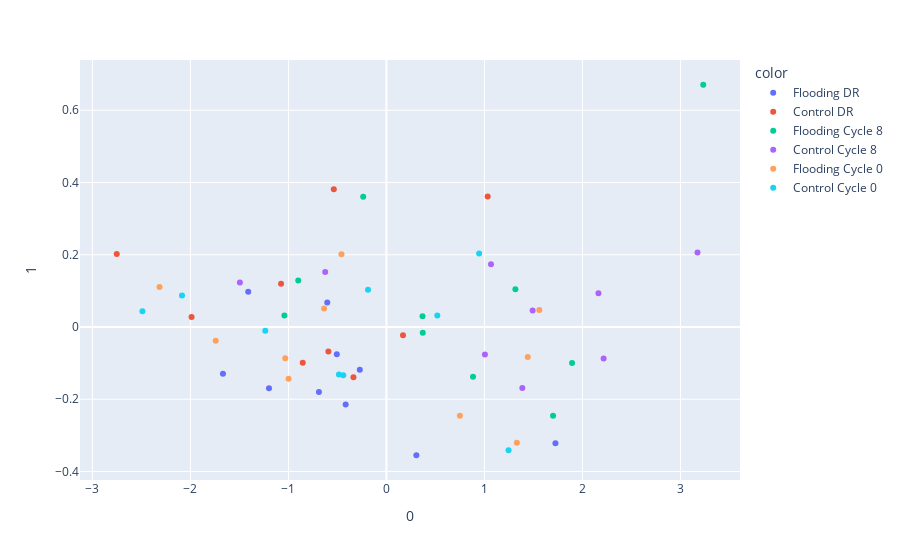
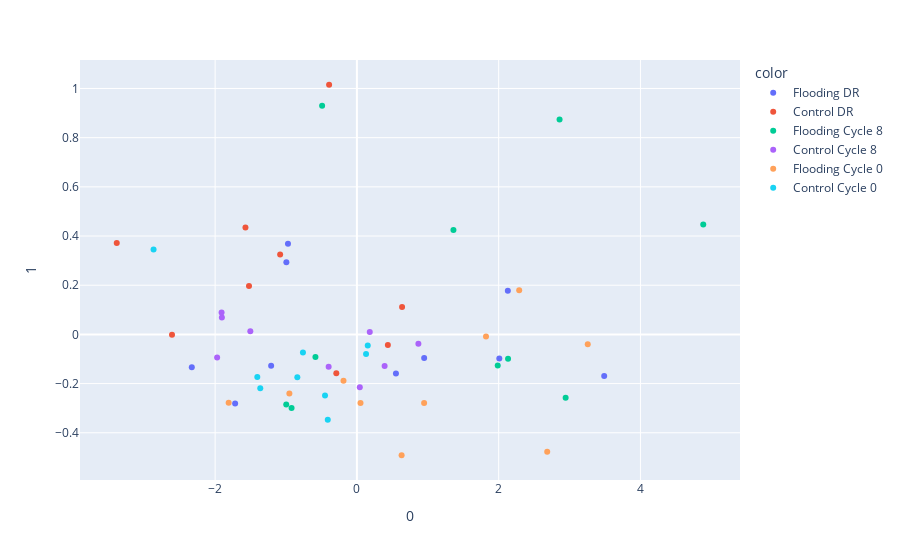
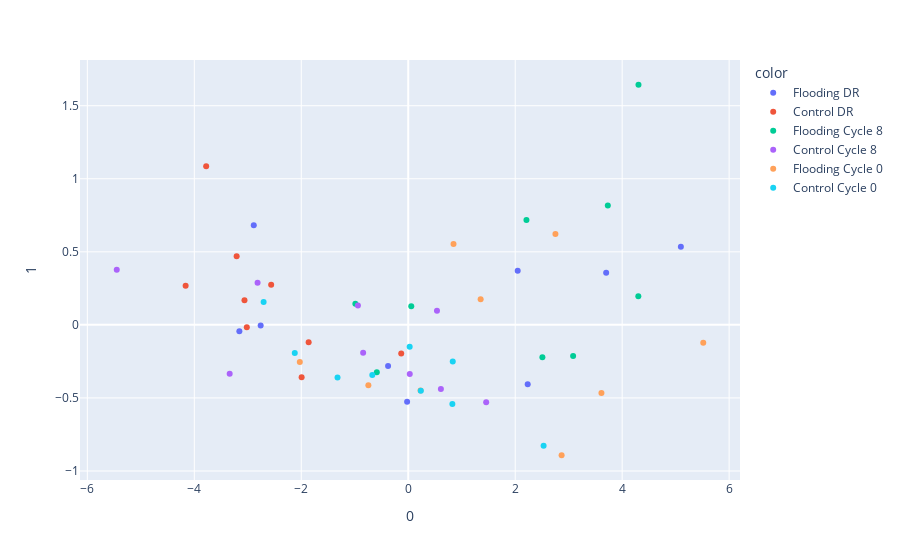
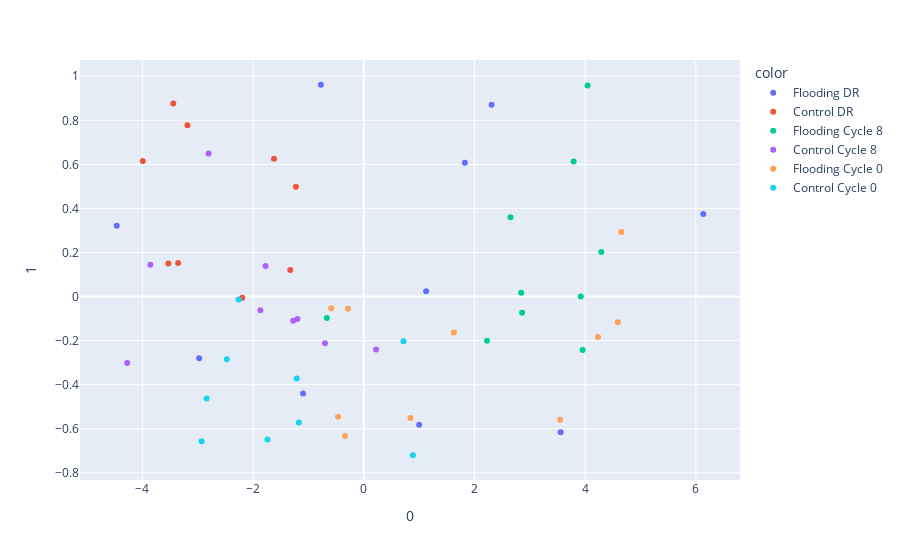

Source (notebook cell) for these figures, in order:
### Code cell
for days in uniqe:
    df_small=create_small_table(df_big,days)
    df_small.dropna(axis=1,thresh= 4, inplace=True)
    df_small.dropna(axis=0, inplace=True)
    col=df_small.columns.drop(['group','Leaf WP (MPa)','WUE'])
    try: 
        col=col.columns.drop('FvFm')
    except:
        print ('FvFm wasnt mesured')
    X = df_small[col]
    print (days, list(col))
    try:
        pca = PCA(n_components=2)
        components = pca.fit_transform(X)
        fig = px.scatter(components, x=0, y=1, color=df_small['group'])
        fig.show()
    except:
        print ('one paramater')

### Figure 1 — Plotly figure (JSON) as saved in the notebook; plotly's stock layout.template omitted (floating-point values rounded to 4 significant figures)
{"data": [{"hovertemplate": "color=Flooding DR<br>0=%{x}<br>1=%{y}<extra></extra>", "legendgroup": "Flooding DR", "marker": {"color": "#636efa", "symbol": "circle"}, "mode": "markers", "name": "Flooding DR", "orientation": "v", "showlegend": true, "type": "scatter", "x": [-1.668, -1.41, -0.2715, 1.724, -0.4158, -0.6887, 0.3055, -0.6037, -0.506, -1.198], "xaxis": "x", "y": [-0.1292, 0.0978, -0.1181, -0.3219, -0.2148, -0.1801, -0.355, 0.06803, -0.07516, -0.1693], "yaxis": "y"}, {"hovertemplate": "color=Control DR<br>0=%{x}<br>1=%{y}<extra></extra>", "legendgroup": "Control DR", "marker": {"color": "#EF553B", "symbol": "circle"}, "mode": "markers", "name": "Control DR", "orientation": "v", "showlegend": true, "type": "scatter", "x": [-1.075, -2.751, -1.988, -0.5369, 1.033, 0.1692, -0.592, -0.3365, -0.8537], "xaxis": "x", "y": [0.1201, 0.2018, 0.02773, 0.3811, 0.3609, -0.0231, -0.0681, -0.1389, -0.09866], "yaxis": "y"}, {"hovertemplate": "color=Flooding Cycle 8<br>0=%{x}<br>1=%{y}<extra></extra>", "legendgroup": "Flooding Cycle 8", "marker": {"color": "#00cc96", "symbol": "circle"}, "mode": "markers", "name": "Flooding Cycle 8", "orientation": "v", "showlegend": true, "type": "scatter", "x": [1.894, -0.8998, 3.233, 0.3684, 1.7, -1.041, -0.2369, 0.8837, 0.3709, 1.316], "xaxis": "x", "y": [-0.09968, 0.129, 0.6706, 0.03001, -0.2457, 0.03176, 0.3605, -0.1376, -0.01588, 0.1047], "yaxis": "y"}, {"hovertemplate": "color=Control Cycle 8<br>0=%{x}<br>1=%{y}<extra></extra>", "legendgroup": "Control Cycle 8", "marker": {"color": "#ab63fa", "symbol": "circle"}, "mode": "markers", "name": "Control Cycle 8", "orientation": "v", "showlegend": true, "type": "scatter", "x": [1.067, 1.387, 3.174, 1.005, 1.492, 2.163, -1.495, -0.6247, 2.216], "xaxis": "x", "y": [0.1737, -0.1692, 0.2061, -0.07635, 0.04574, 0.09345, 0.1233, 0.1522, -0.08702], "yaxis": "y"}, {"hovertemplate": "color=Flooding Cycle 0<br>0=%{x}<br>1=%{y}<extra></extra>", "legendgroup": "Flooding Cycle 0", "marker": {"color": "#FFA15A", "symbol": "circle"}, "mode": "markers", "name": "Flooding Cycle 0", "orientation": "v", "showlegend": true, "type": "scatter", "x": [-2.315, -1.032, -1.741, 1.331, 1.442, 0.7496, 1.56, -0.9987, -0.6364, -0.4587], "xaxis": "x", "y": [0.1105, -0.08676, -0.03826, -0.3206, -0.08339, -0.2456, 0.04693, -0.1431, 0.0514, 0.2017], "yaxis": "y"}, {"hovertemplate": "color=Control Cycle 0<br>0=%{x}<br>1=%{y}<extra></extra>", "legendgroup": "Control Cycle 0", "marker": {"color": "#19d3f3", "symbol": "circle"}, "mode": "markers", "name": "Control Cycle 0", "orientation": "v", "showlegend": true, "type": "scatter", "x": [-0.4845, -0.1877, -2.49, -2.086, 1.246, 0.946, -1.236, 0.5194, -0.4401], "xaxis": "x", "y": [-0.1312, 0.1029, 0.04331, 0.08732, -0.3413, 0.2036, -0.0104, 0.03196, -0.1337], "yaxis": "y"}], "layout": {"legend": {"title": {"text": "color"}, "tracegroupgap": 0}, "margin": {"t": 60}, "xaxis": {"anchor": "y", "domain": [0, 1], "title": {"text": "0"}}, "yaxis": {"anchor": "x", "domain": [0, 1], "title": {"text": "1"}}}}

### Figure 2 — Plotly figure (JSON) as saved in the notebook; plotly's stock layout.template omitted (floating-point values rounded to 4 significant figures)
{"data": [{"hovertemplate": "color=Flooding DR<br>0=%{x}<br>1=%{y}<extra></extra>", "legendgroup": "Flooding DR", "marker": {"color": "#636efa", "symbol": "circle"}, "mode": "markers", "name": "Flooding DR", "orientation": "v", "showlegend": true, "type": "scatter", "x": [3.489, 0.9488, 2.129, 2.009, 0.5505, -1.718, -0.9724, -0.9952, -1.21, -2.329], "xaxis": "x", "y": [-0.1689, -0.09592, 0.1771, -0.09786, -0.1587, -0.2806, 0.3689, 0.2938, -0.1274, -0.134], "yaxis": "y"}, {"hovertemplate": "color=Control DR<br>0=%{x}<br>1=%{y}<extra></extra>", "legendgroup": "Control DR", "marker": {"color": "#EF553B", "symbol": "circle"}, "mode": "markers", "name": "Control DR", "orientation": "v", "showlegend": true, "type": "scatter", "x": [-1.572, -3.388, -2.608, -1.083, 0.6374, -0.3922, 0.4368, -1.522, -0.2905], "xaxis": "x", "y": [0.435, 0.3716, -0.001917, 0.3244, 0.1115, 1.015, -0.04355, 0.1973, -0.1579], "yaxis": "y"}, {"hovertemplate": "color=Flooding Cycle 8<br>0=%{x}<br>1=%{y}<extra></extra>", "legendgroup": "Flooding Cycle 8", "marker": {"color": "#00cc96", "symbol": "circle"}, "mode": "markers", "name": "Flooding Cycle 8", "orientation": "v", "showlegend": true, "type": "scatter", "x": [1.362, 2.859, 4.886, -0.491, 2.945, -0.585, 1.987, -0.9218, -0.997, 2.132], "xaxis": "x", "y": [0.4248, 0.8739, 0.4473, 0.9295, -0.2581, -0.09176, -0.127, -0.2996, -0.2852, -0.09911], "yaxis": "y"}, {"hovertemplate": "color=Control Cycle 8<br>0=%{x}<br>1=%{y}<extra></extra>", "legendgroup": "Control Cycle 8", "marker": {"color": "#ab63fa", "symbol": "circle"}, "mode": "markers", "name": "Control Cycle 8", "orientation": "v", "showlegend": true, "type": "scatter", "x": [0.391, 0.04075, -1.503, -1.972, -1.905, 0.8674, -0.3987, -1.909, 0.1815], "xaxis": "x", "y": [-0.129, -0.2145, 0.01259, -0.09375, 0.06902, -0.03769, -0.1319, 0.08868, 0.009889], "yaxis": "y"}, {"hovertemplate": "color=Flooding Cycle 0<br>0=%{x}<br>1=%{y}<extra></extra>", "legendgroup": "Flooding Cycle 0", "marker": {"color": "#FFA15A", "symbol": "circle"}, "mode": "markers", "name": "Flooding Cycle 0", "orientation": "v", "showlegend": true, "type": "scatter", "x": [-0.1891, -1.809, 0.05075, 0.948, 2.289, 0.6307, 2.685, -0.9529, 3.257, 1.821], "xaxis": "x", "y": [-0.188, -0.2776, -0.2794, -0.2795, 0.1797, -0.4914, -0.4771, -0.2403, -0.03988, -0.008243], "yaxis": "y"}, {"hovertemplate": "color=Control Cycle 0<br>0=%{x}<br>1=%{y}<extra></extra>", "legendgroup": "Control Cycle 0", "marker": {"color": "#19d3f3", "symbol": "circle"}, "mode": "markers", "name": "Control Cycle 0", "orientation": "v", "showlegend": true, "type": "scatter", "x": [-0.8405, -0.4498, 0.129, -0.4109, -1.363, -0.7614, 0.1528, -1.405, -2.869], "xaxis": "x", "y": [-0.1743, -0.2483, -0.0793, -0.347, -0.2194, -0.07338, -0.04471, -0.1728, 0.345], "yaxis": "y"}], "layout": {"legend": {"title": {"text": "color"}, "tracegroupgap": 0}, "margin": {"t": 60}, "xaxis": {"anchor": "y", "domain": [0, 1], "title": {"text": "0"}}, "yaxis": {"anchor": "x", "domain": [0, 1], "title": {"text": "1"}}}}

### Figure 3 — Plotly figure (JSON) as saved in the notebook; plotly's stock layout.template omitted (floating-point values rounded to 4 significant figures)
{"data": [{"hovertemplate": "color=Flooding DR<br>0=%{x}<br>1=%{y}<extra></extra>", "legendgroup": "Flooding DR", "marker": {"color": "#636efa", "symbol": "circle"}, "mode": "markers", "name": "Flooding DR", "orientation": "v", "showlegend": true, "type": "scatter", "x": [5.097, 2.234, 3.701, -0.02105, 2.047, -2.759, -2.888, -3.158, -0.3768], "xaxis": "x", "y": [0.5353, -0.4072, 0.3561, -0.5255, 0.37, -0.004663, 0.6824, -0.04296, -0.282], "yaxis": "y"}, {"hovertemplate": "color=Control DR<br>0=%{x}<br>1=%{y}<extra></extra>", "legendgroup": "Control DR", "marker": {"color": "#EF553B", "symbol": "circle"}, "mode": "markers", "name": "Control DR", "orientation": "v", "showlegend": true, "type": "scatter", "x": [-3.062, -1.862, -4.162, -0.1313, -2.563, -3.208, -3.778, -1.993, -3.018], "xaxis": "x", "y": [0.1693, -0.1196, 0.2672, -0.1962, 0.2751, 0.4699, 1.085, -0.3584, -0.01666], "yaxis": "y"}, {"hovertemplate": "color=Flooding Cycle 8<br>0=%{x}<br>1=%{y}<extra></extra>", "legendgroup": "Flooding Cycle 8", "marker": {"color": "#00cc96", "symbol": "circle"}, "mode": "markers", "name": "Flooding Cycle 8", "orientation": "v", "showlegend": true, "type": "scatter", "x": [0.05675, 3.732, 4.302, 2.21, 3.083, 2.509, -0.588, -0.9887, 4.305], "xaxis": "x", "y": [0.1269, 0.8173, 0.1956, 0.7185, -0.2129, -0.2208, -0.3239, 0.1441, 1.644], "yaxis": "y"}, {"hovertemplate": "color=Control Cycle 8<br>0=%{x}<br>1=%{y}<extra></extra>", "legendgroup": "Control Cycle 8", "marker": {"color": "#ab63fa", "symbol": "circle"}, "mode": "markers", "name": "Control Cycle 8", "orientation": "v", "showlegend": true, "type": "scatter", "x": [1.457, 0.0285, 0.6107, 0.5373, -3.338, -0.941, -2.817, -5.45, -0.8431], "xaxis": "x", "y": [-0.5294, -0.3355, -0.4396, 0.09686, -0.3352, 0.1319, 0.2878, 0.3777, -0.1911], "yaxis": "y"}, {"hovertemplate": "color=Flooding Cycle 0<br>0=%{x}<br>1=%{y}<extra></extra>", "legendgroup": "Flooding Cycle 0", "marker": {"color": "#FFA15A", "symbol": "circle"}, "mode": "markers", "name": "Flooding Cycle 0", "orientation": "v", "showlegend": true, "type": "scatter", "x": [0.8468, -2.027, 2.868, 0.2297, 2.752, 1.354, -0.7454, 3.612, 5.516], "xaxis": "x", "y": [0.5529, -0.2544, -0.8924, -0.45, 0.6225, 0.1754, -0.4135, -0.4664, -0.1225], "yaxis": "y"}, {"hovertemplate": "color=Control Cycle 0<br>0=%{x}<br>1=%{y}<extra></extra>", "legendgroup": "Control Cycle 0", "marker": {"color": "#19d3f3", "symbol": "circle"}, "mode": "markers", "name": "Control Cycle 0", "orientation": "v", "showlegend": true, "type": "scatter", "x": [0.8324, -2.121, 0.2354, -1.322, 0.02686, -0.6721, -2.704, 2.531, 0.8251], "xaxis": "x", "y": [-0.2511, -0.1924, -0.4502, -0.3597, -0.1496, -0.3436, 0.1559, -0.8281, -0.5421], "yaxis": "y"}], "layout": {"legend": {"title": {"text": "color"}, "tracegroupgap": 0}, "margin": {"t": 60}, "xaxis": {"anchor": "y", "domain": [0, 1], "title": {"text": "0"}}, "yaxis": {"anchor": "x", "domain": [0, 1], "title": {"text": "1"}}}}

### Figure 4 — Plotly figure (JSON) as saved in the notebook; plotly's stock layout.template omitted (floating-point values rounded to 4 significant figures)
{"data": [{"hovertemplate": "color=Flooding DR<br>0=%{x}<br>1=%{y}<extra></extra>", "legendgroup": "Flooding DR", "marker": {"color": "#636efa", "symbol": "circle"}, "mode": "markers", "name": "Flooding DR", "orientation": "v", "showlegend": true, "type": "scatter", "x": [6.134, -2.974, 3.557, -0.775, 1.827, 1.001, 2.31, 1.129, -1.096, -4.462], "xaxis": "x", "y": [0.3748, -0.2798, -0.6155, 0.9615, 0.6075, -0.5818, 0.8707, 0.02429, -0.4394, 0.3211], "yaxis": "y"}, {"hovertemplate": "color=Control DR<br>0=%{x}<br>1=%{y}<extra></extra>", "legendgroup": "Control DR", "marker": {"color": "#EF553B", "symbol": "circle"}, "mode": "markers", "name": "Control DR", "orientation": "v", "showlegend": true, "type": "scatter", "x": [-3.53, -1.327, -3.441, -2.194, -3.185, -1.621, -3.992, -1.226, -3.353], "xaxis": "x", "y": [0.1506, 0.1203, 0.8762, -0.005318, 0.7772, 0.6252, 0.6151, 0.4986, 0.1521], "yaxis": "y"}, {"hovertemplate": "color=Flooding Cycle 8<br>0=%{x}<br>1=%{y}<extra></extra>", "legendgroup": "Flooding Cycle 8", "marker": {"color": "#00cc96", "symbol": "circle"}, "mode": "markers", "name": "Flooding Cycle 8", "orientation": "v", "showlegend": true, "type": "scatter", "x": [2.227, 4.045, 4.292, 2.845, 3.922, 2.652, 3.956, -0.6674, 2.862, 3.792], "xaxis": "x", "y": [-0.2004, 0.9581, 0.2025, 0.0179, 3.779e-05, 0.36, -0.2426, -0.09673, -0.07306, 0.6134], "yaxis": "y"}, {"hovertemplate": "color=Control Cycle 8<br>0=%{x}<br>1=%{y}<extra></extra>", "legendgroup": "Control Cycle 8", "marker": {"color": "#ab63fa", "symbol": "circle"}, "mode": "markers", "name": "Control Cycle 8", "orientation": "v", "showlegend": true, "type": "scatter", "x": [0.223, -1.198, -0.6998, -3.854, -1.774, -2.803, -1.867, -4.273, -1.274], "xaxis": "x", "y": [-0.2399, -0.1016, -0.2117, 0.1442, 0.1393, 0.6496, -0.0614, -0.3018, -0.1099], "yaxis": "y"}, {"hovertemplate": "color=Flooding Cycle 0<br>0=%{x}<br>1=%{y}<extra></extra>", "legendgroup": "Flooding Cycle 0", "marker": {"color": "#FFA15A", "symbol": "circle"}, "mode": "markers", "name": "Flooding Cycle 0", "orientation": "v", "showlegend": true, "type": "scatter", "x": [-0.3382, -0.2854, 0.8455, -0.4636, 4.232, 3.549, -0.5876, 1.628, 4.656, 4.591], "xaxis": "x", "y": [-0.6331, -0.05523, -0.5507, -0.5455, -0.1829, -0.5593, -0.05299, -0.1634, 0.2928, -0.1164], "yaxis": "y"}, {"hovertemplate": "color=Control Cycle 0<br>0=%{x}<br>1=%{y}<extra></extra>", "legendgroup": "Control Cycle 0", "marker": {"color": "#19d3f3", "symbol": "circle"}, "mode": "markers", "name": "Control Cycle 0", "orientation": "v", "showlegend": true, "type": "scatter", "x": [-2.261, -2.474, -1.173, -2.928, -2.838, -1.74, -1.21, 0.8879, 0.7194], "xaxis": "x", "y": [-0.01342, -0.2845, -0.5715, -0.6563, -0.4627, -0.649, -0.372, -0.7201, -0.203], "yaxis": "y"}], "layout": {"legend": {"title": {"text": "color"}, "tracegroupgap": 0}, "margin": {"t": 60}, "xaxis": {"anchor": "y", "domain": [0, 1], "title": {"text": "0"}}, "yaxis": {"anchor": "x", "domain": [0, 1], "title": {"text": "1"}}}}
